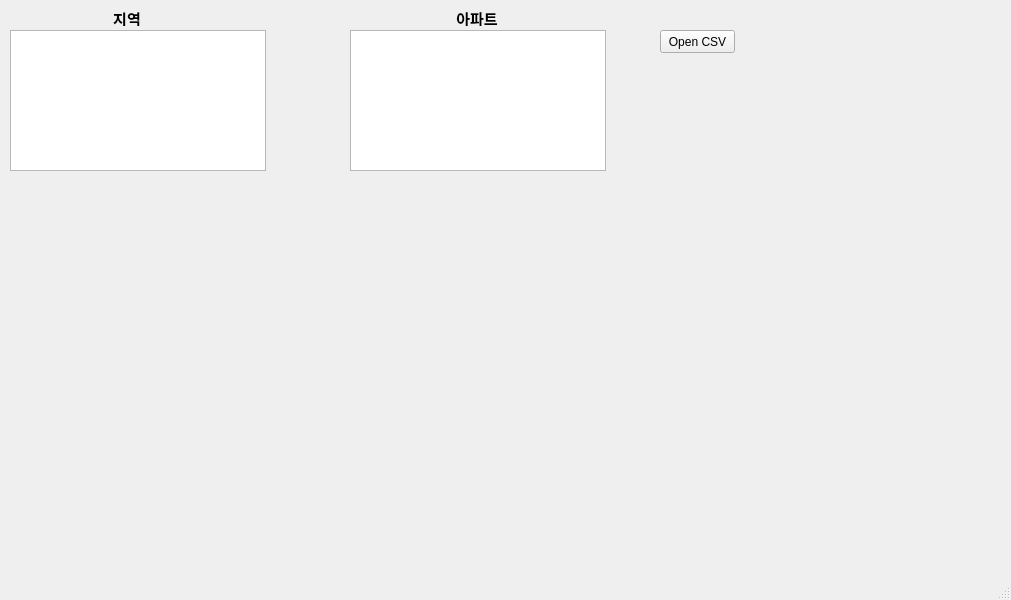
<?xml version="1.0" encoding="UTF-8"?>
<ui version="4.0">
 <class>MainWindow</class>
 <widget class="QMainWindow" name="MainWindow">
  <property name="geometry">
   <rect>
    <x>0</x>
    <y>0</y>
    <width>1011</width>
    <height>600</height>
   </rect>
  </property>
  <property name="windowTitle">
   <string>MainWindow</string>
  </property>
  <widget class="QWidget" name="centralwidget">
   <widget class="QWidget" name="verticalLayoutWidget">
    <property name="geometry">
     <rect>
      <x>10</x>
      <y>170</y>
      <width>991</width>
      <height>401</height>
     </rect>
    </property>
    <layout class="QVBoxLayout" name="vl_Graph"/>
   </widget>
   <widget class="QLabel" name="label">
    <property name="geometry">
     <rect>
      <x>100</x>
      <y>10</y>
      <width>54</width>
      <height>16</height>
     </rect>
    </property>
    <property name="font">
     <font>
      <family>맑은 고딕</family>
      <pointsize>11</pointsize>
      <weight>75</weight>
      <bold>true</bold>
     </font>
    </property>
    <property name="text">
     <string>지역</string>
    </property>
    <property name="alignment">
     <set>Qt::AlignCenter</set>
    </property>
   </widget>
   <widget class="QListWidget" name="lw_region">
    <property name="geometry">
     <rect>
      <x>10</x>
      <y>30</y>
      <width>256</width>
      <height>141</height>
     </rect>
    </property>
    <property name="selectionMode">
     <enum>QAbstractItemView::MultiSelection</enum>
    </property>
    <property name="viewMode">
     <enum>QListView::ListMode</enum>
    </property>
   </widget>
   <widget class="QLabel" name="label_2">
    <property name="geometry">
     <rect>
      <x>450</x>
      <y>10</y>
      <width>54</width>
      <height>16</height>
     </rect>
    </property>
    <property name="font">
     <font>
      <family>맑은 고딕</family>
      <pointsize>11</pointsize>
      <weight>75</weight>
      <bold>true</bold>
     </font>
    </property>
    <property name="text">
     <string>아파트</string>
    </property>
    <property name="alignment">
     <set>Qt::AlignCenter</set>
    </property>
   </widget>
   <widget class="QListWidget" name="lw_apt">
    <property name="geometry">
     <rect>
      <x>350</x>
      <y>30</y>
      <width>256</width>
      <height>141</height>
     </rect>
    </property>
    <property name="selectionMode">
     <enum>QAbstractItemView::MultiSelection</enum>
    </property>
    <property name="viewMode">
     <enum>QListView::ListMode</enum>
    </property>
   </widget>
   <widget class="QPushButton" name="pb_openCSV">
    <property name="geometry">
     <rect>
      <x>660</x>
      <y>30</y>
      <width>75</width>
      <height>23</height>
     </rect>
    </property>
    <property name="text">
     <string>Open CSV</string>
    </property>
   </widget>
  </widget>
  <widget class="QMenuBar" name="menubar">
   <property name="geometry">
    <rect>
     <x>0</x>
     <y>0</y>
     <width>1011</width>
     <height>22</height>
    </rect>
   </property>
  </widget>
  <widget class="QStatusBar" name="statusbar"/>
 </widget>
 <resources/>
 <connections/>
</ui>
